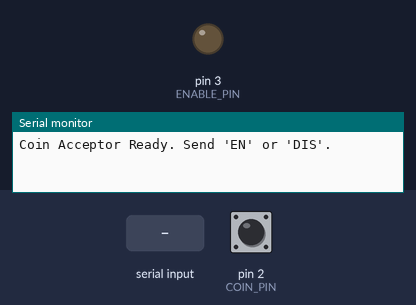
Recording of a sketch running on a simulated Arduino Uno, built with avr-gcc and run on an emulated ATmega328P. Parts: output pins drawn as LEDs (lit = HIGH), the last lines printed to the serial monitor. The test bench sets the inputs (shaded band); at power-on: pin 2 (COIN_PIN) HIGH.

Above: at 1.2 s.
1.3 s: "EN\n" received over Serial
At 2.7 s:
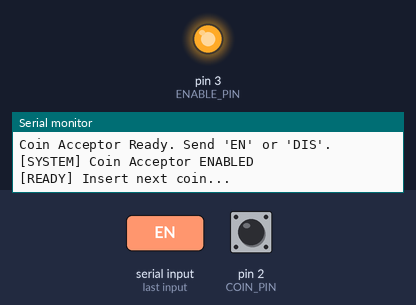
4.7 s: "DIS\n" received over Serial
At 5.3 s:
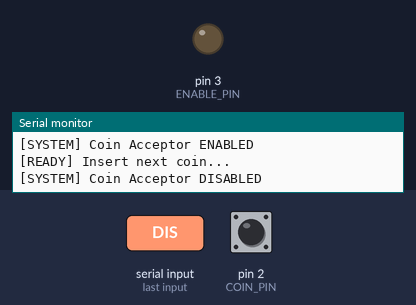
Timing chart, 0 to 7.7 s (numbered marks = the images above; inputs shaded):
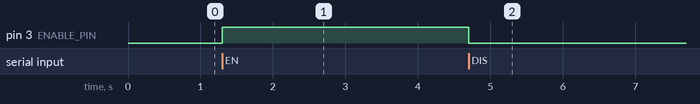

The sketch:

coin_acceptor_test_v2.ino
```cpp
// ============================================
// Coin Acceptor Pulse Counter – Stable Version
// With ENABLE/DISABLE control (Arduino UNO/Nano/MEGA)
// ============================================

const byte COIN_PIN = 2;        // Coin acceptor output pin (INT0)
const byte ENABLE_PIN = 3;      // Acceptor enable pin

volatile unsigned int pulseCount = 0;
volatile unsigned long lastPulseTime = 0;

unsigned long pulseTimeout = 400;   // ms – no pulse for this time = coin finished
bool acceptorEnabled = false;

unsigned int totalAmount = 0;

// --------------------------------------------
// Map pulse counts to coin values (Philippines)
// Adjust to your acceptor DIP switch config
// --------------------------------------------
int getCoinValue(unsigned int pulses) {
  switch (pulses) {
    case 1: return 1;   // ₱1
    case 5: return 5;   // ₱5
    case 10: return 10; // ₱10
    case 20: return 20; // ₱20
    default: return 0;  // Unknown
  }
}

// --------------------------------------------
// Interrupt Service Routine (ISR)
// --------------------------------------------
void coinISR() {
  if (!acceptorEnabled) return; // Ignore pulses if disabled

  unsigned long now = millis();
  unsigned long gap = now - lastPulseTime;
  lastPulseTime = now;

  pulseCount++;

  Serial.print("[DEBUG] Pulse gap: ");
  Serial.print(gap);
  Serial.println(" ms");
}

// --------------------------------------------
// Setup
// --------------------------------------------
void setup() {
  Serial.begin(9600);
  pinMode(COIN_PIN, INPUT_PULLUP);
  pinMode(ENABLE_PIN, OUTPUT);
  digitalWrite(ENABLE_PIN, LOW); // Start disabled

  attachInterrupt(digitalPinToInterrupt(COIN_PIN), coinISR, FALLING);

  Serial.println("Coin Acceptor Ready. Send 'EN' or 'DIS'.");
}

// --------------------------------------------
// Main loop
// --------------------------------------------
void loop() {
  unsigned long now = millis();

  // Handle serial commands
  if (Serial.available()) {
    String command = Serial.readStringUntil('\n');
    command.trim();

    if (command.equalsIgnoreCase("EN")) {
      digitalWrite(ENABLE_PIN, HIGH);
      acceptorEnabled = true;
      pulseCount = 0;
      Serial.println("[SYSTEM] Coin Acceptor ENABLED");
      Serial.println("[READY] Insert next coin...");
    } else if (command.equalsIgnoreCase("DIS")) {
      digitalWrite(ENABLE_PIN, LOW);
      acceptorEnabled = false;
      pulseCount = 0;
      Serial.println("[SYSTEM] Coin Acceptor DISABLED");
    } else {
      Serial.println("[ERROR] Unknown command. Use 'EN' or 'DIS'.");
    }
  }

  // Detect when a coin pulse train has ended
  if (acceptorEnabled && pulseCount > 0 && (now - lastPulseTime > pulseTimeout)) {
    int value = getCoinValue(pulseCount);
    if (value > 0) {
      Serial.print("[COIN DETECTED] → ₱");
      Serial.println(value);
      totalAmount += value;
      Serial.print("[TOTAL] ₱");
      Serial.println(totalAmount);
    } else {
      Serial.print("[COIN DETECTED] → Unknown denomination (");
      Serial.print(pulseCount);
      Serial.println(" pulses)");
    }

    pulseCount = 0; // Reset for next coin
    Serial.println("[READY] Insert next coin...");
  }
}
```

Measured:
- after the input at 1.3 s, pin 3 (ENABLE_PIN): LOW → HIGH at once
- after the input at 4.7 s, pin 3 (ENABLE_PIN): HIGH → LOW at once
